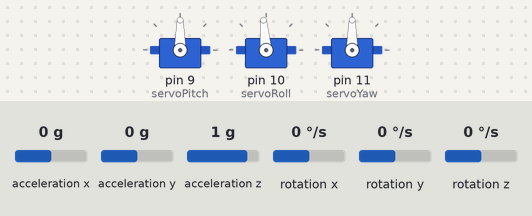
This sketch was run on a simulated Arduino Uno, built with avr-gcc and run on an emulated ATmega328P. Parts: 3 × servo. Inputs (shaded band) come from the test bench; at power-on: rotation z 0 °/s, acceleration x 0 g, acceleration y 0 g, acceleration z 1 g, rotation x 0 °/s, rotation y 0 °/s.

Above: at 4.2 s.
4.3 s: rotation z set to -192 °/s
At 5.6 s:
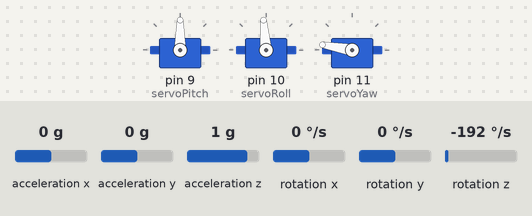
6.3 s: rotation z set to 192 °/s
At 9.07 s:
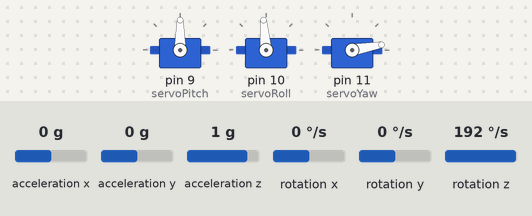
9.3 s: acceleration x set to -1.4 g
At 10.5 s:
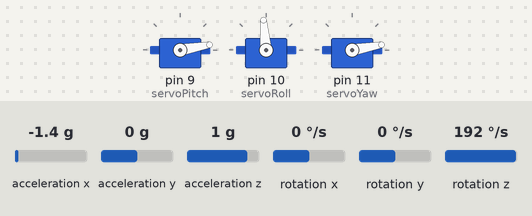
10.8 s: acceleration y set to -1.4 g
At 11.8 s:
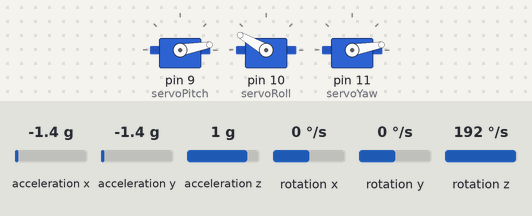
12.3 s: acceleration x set to -0.8 g
At 12.9 s:
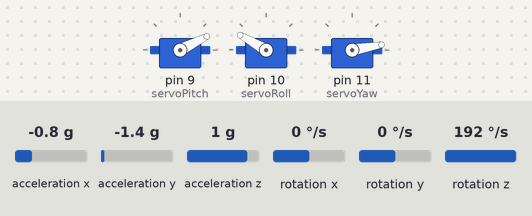
13.8 s: acceleration y set to 0.8 g
At 14.1 s:
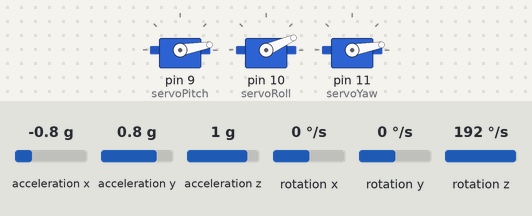
Timing chart, 0 to 16.3 s (numbered marks = the images above; inputs shaded):
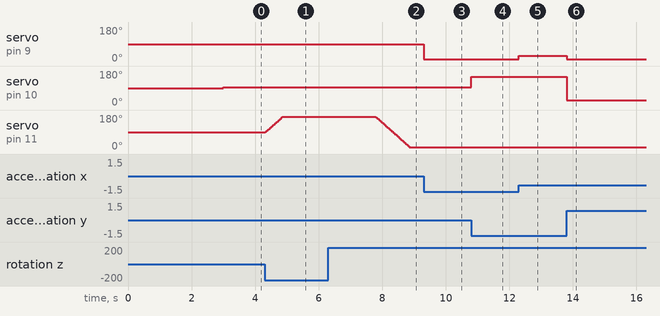

The sketch:

Gimbal_Control.ino
```cpp
#include <Wire.h>
#include <MPU6050_tockn.h>
#include <Servo.h>

// Instancia del sensor y actuadores
MPU6050 mpu6050(Wire);
Servo servoPitch, servoRoll, servoYaw;

// --- PARÁMETROS DE CONTROL ---
// Ganancias Proporcionales (Kp): Definen la agresividad de la respuesta ante el error
float kpRoll = 2.2, kpPitch = 2.5, kpYaw = 0.8;

// Vectores de dirección: Corrigen la polaridad del movimiento según el montaje mecánico
int dirRoll = -1, dirPitch = -1, dirYaw = -1;

// --- PROCESAMIENTO DE SEÑAL (FILTRADO) ---
float smoothYaw = 90;
// Alpha del Filtro EMA (Exponential Moving Average): 0.1 indica que el 10% es la lectura
// nueva y el 90% es el historial, reduciendo el ruido de alta frecuencia.
float alpha = 0.1;

unsigned long timerPrint = 0;

void setup() {
  Serial.begin(115200);
  Wire.begin();

  // Overclock del bus I2C a 400kHz para reducir la latencia de lectura
  Wire.setClock(400000);

  // Asignación de pines PWM para los servomotores MG995
  servoPitch.attach(9);
  servoRoll.attach(10);
  servoYaw.attach(11);

  // Inicialización y autocalibración de offsets del giroscopio (Bias compensation)
  mpu6050.begin();
  mpu6050.calcGyroOffsets(true);
}

void loop() {
  // Actualización de la unidad de medición inercial (IMU)
  mpu6050.update();

  // Captura de ángulos de Euler procesados por la librería (Filtro Complementario interno)
  float angX = mpu6050.getAngleX();
  float angY = mpu6050.getAngleY();
  float angZ = mpu6050.getAngleZ();

  // 1. LEY DE CONTROL PROPORCIONAL
  // Se calcula el setpoint del servo sumando el error multiplicado por la ganancia Kp
  float targetRoll  = 95 + (angX * dirRoll * kpRoll);
  float targetPitch = 90 + (angY * dirPitch * kpPitch);
  float rawYaw      = 90 + (angZ * dirYaw * kpYaw);

  // 2. FILTRADO DIGITAL (EMA)
  // Implementación de filtro pasa-bajas para mitigar vibraciones por torque en el eje Yaw
  smoothYaw = (rawYaw * alpha) + (smoothYaw * (1.0 - alpha));

  // 3. SATURACIÓN Y SALIDA
  // Uso de constrain para evitar que los servos excedan los límites mecánicos del frame
  servoRoll.write(constrain(targetRoll, 10, 150));
  servoPitch.write(constrain(targetPitch, 10, 170));

  // ZONA MUERTA (Deadband): Evita el jitter innecesario por ruido blanco del sensor
  if (abs(smoothYaw - servoYaw.read()) > 0.8) {
    servoYaw.write(constrain(smoothYaw, 10, 170));
  }
}
```

Measured:
- after the input at 4.3 s, servo on pin 11 (servoYaw): moves from 90° to 170° over 0.54 s, starting at once
- after the input at 6.3 s, servo on pin 11 (servoYaw): moves from 170° to 10° over 1.1 s, starting after 1.5 s
- after the input at 9.3 s, servo on pin 9 (servoPitch): 90° → 10° at once
- after the input at 10.8 s, servo on pin 10 (servoRoll): 95° → 150° at once
- after the input at 12.3 s, servo on pin 9 (servoPitch): 10° → 27° at once
- after the input at 13.8 s, servo on pin 9 (servoPitch): 27° → 10° at once; servo on pin 10 (servoRoll): 150° → 24° at once
